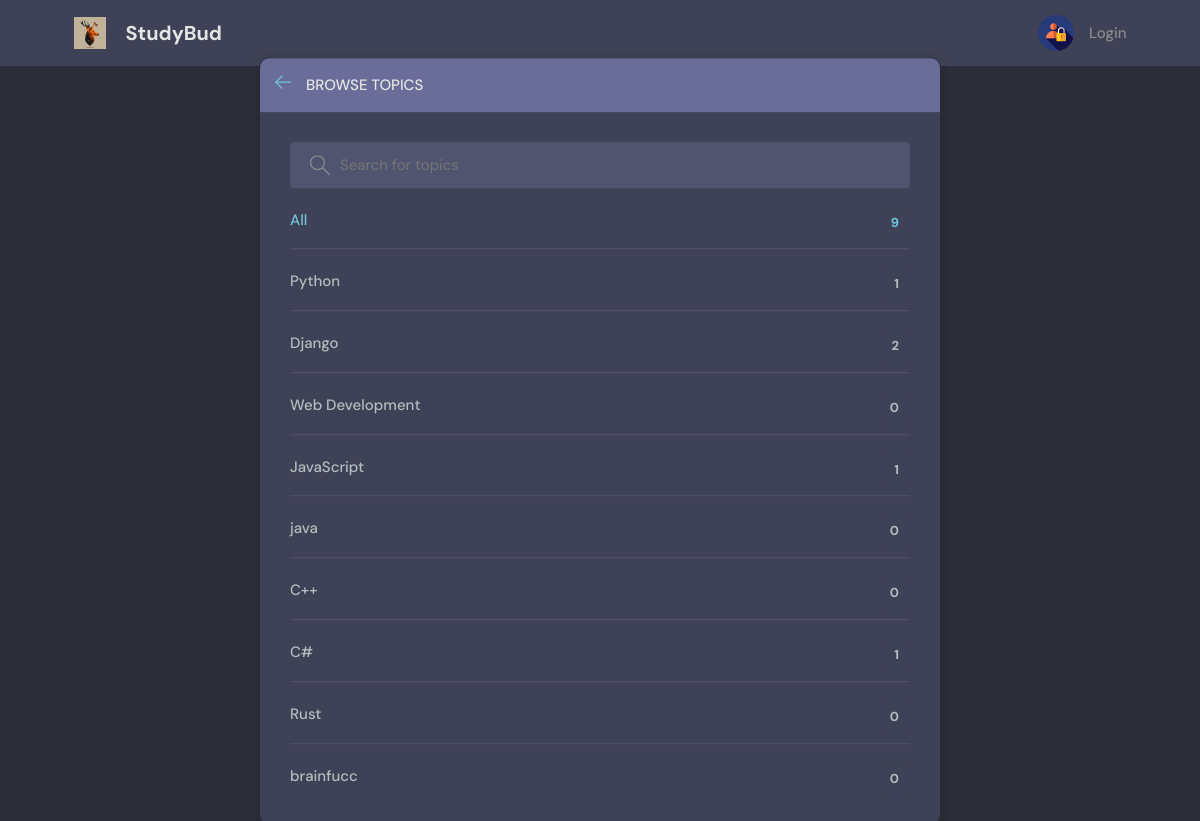
/topics/, run on an earlier commit of the app's database.
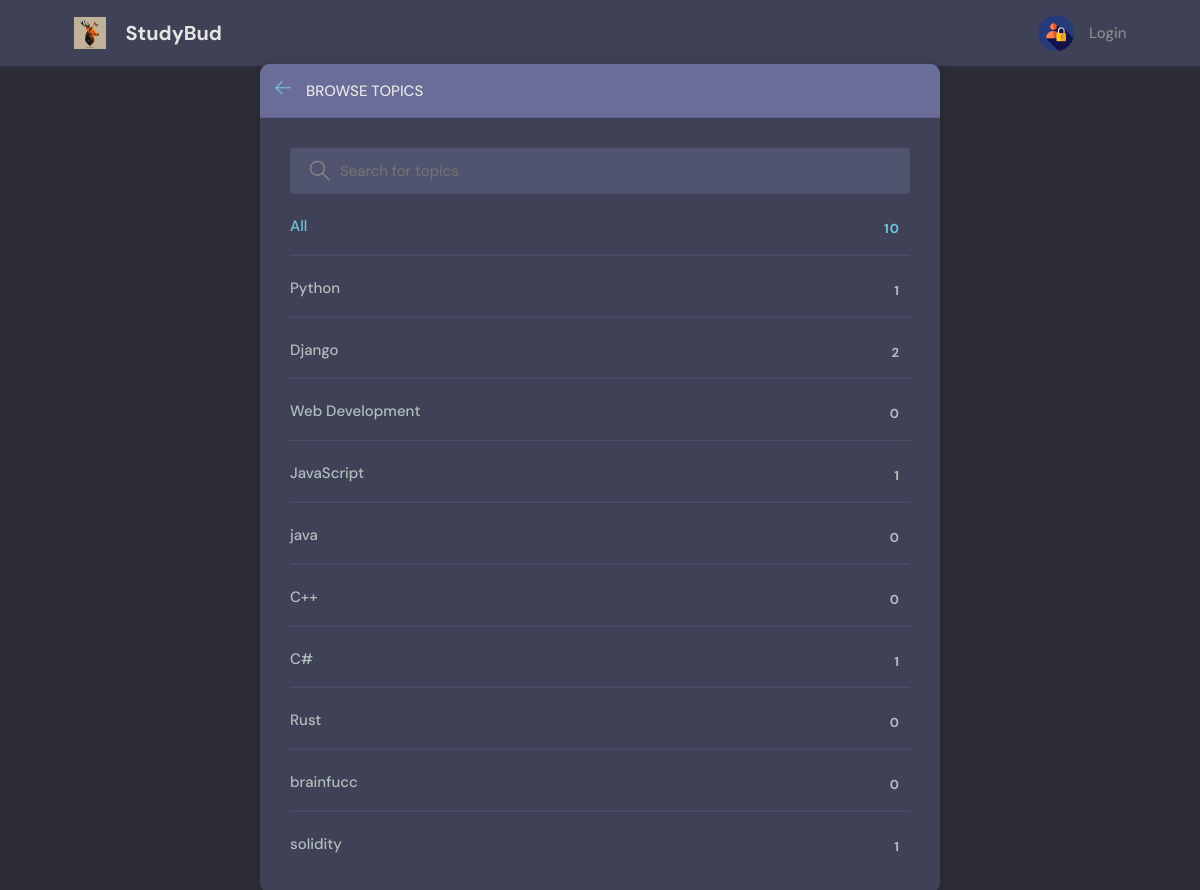
And on a later commit of the database.
### base/models.py (models this page shows, shortened)
class Topic(models.Model):
    namee = models.CharField(max_length=200)

### base/views.py (the view)
# urls.py: path('topics/', views.topicsPage , name="topics"),
def topicsPage(request):
    q = request.GET.get('q') if request.GET.get('q') != None else ''
    topics = Topic.objects.filter(namee__icontains=q)
    return render(request , 'base/topics.html' , {'topics':topics})

### base/templates/base/topics.html (shortened to what this page needs)
{% extends 'main.html' %}
{% block content %}
    <main class="create-room layout">
      <div class="container">
        <div class="layout__box">
          <div class="layout__boxHeader">
            <div class="layout__boxTitle">
              <a href="{% url 'home' %}">
                <svg version="1.1" xmlns="http://www.w3.org/2000/svg" width="32" height="32" viewBox="0 0 32 32">
                  <title>arrow-left</title>
                  <path
                    d="M13.723 2.286l-13.723 13.714 13.719 13.714 1.616-1.611-10.96-10.96h27.625v-2.286h-27.625l10.965-10.965-1.616-1.607z"
                  ></path>
                </svg>
              </a>
              <h3>Browse Topics</h3>
            </div>
          </div>
          <div class="topics-page layout__body">
            <form class="header__search" action="" method="GET">
              <label>
                <input  name="q" placeholder="Search for topics" />
              </label>
            </form>
            <ul class="topics__list">
              <li>
                <a href="{% url 'topics' %}" class="active">All <span>{{topics.count}}</span></a>
              </li>
              {% for i in topics %}
              <li>
                <a href="{% url 'home' %}?q={{i.namee}}">{{i.namee}} <span>{{i.room_set.all.count}}</span></a>
              </li>
              {% endfor %}
            </ul>
          </div>
        </div>
      </div>
    </main>
{% endblock content %}

What changed in the data, as far as the page shows it:
added Topic: namee "solidity", room_set.all.count "1"
Also different on the page:
{{ topics.count }}: "9" → "10"
